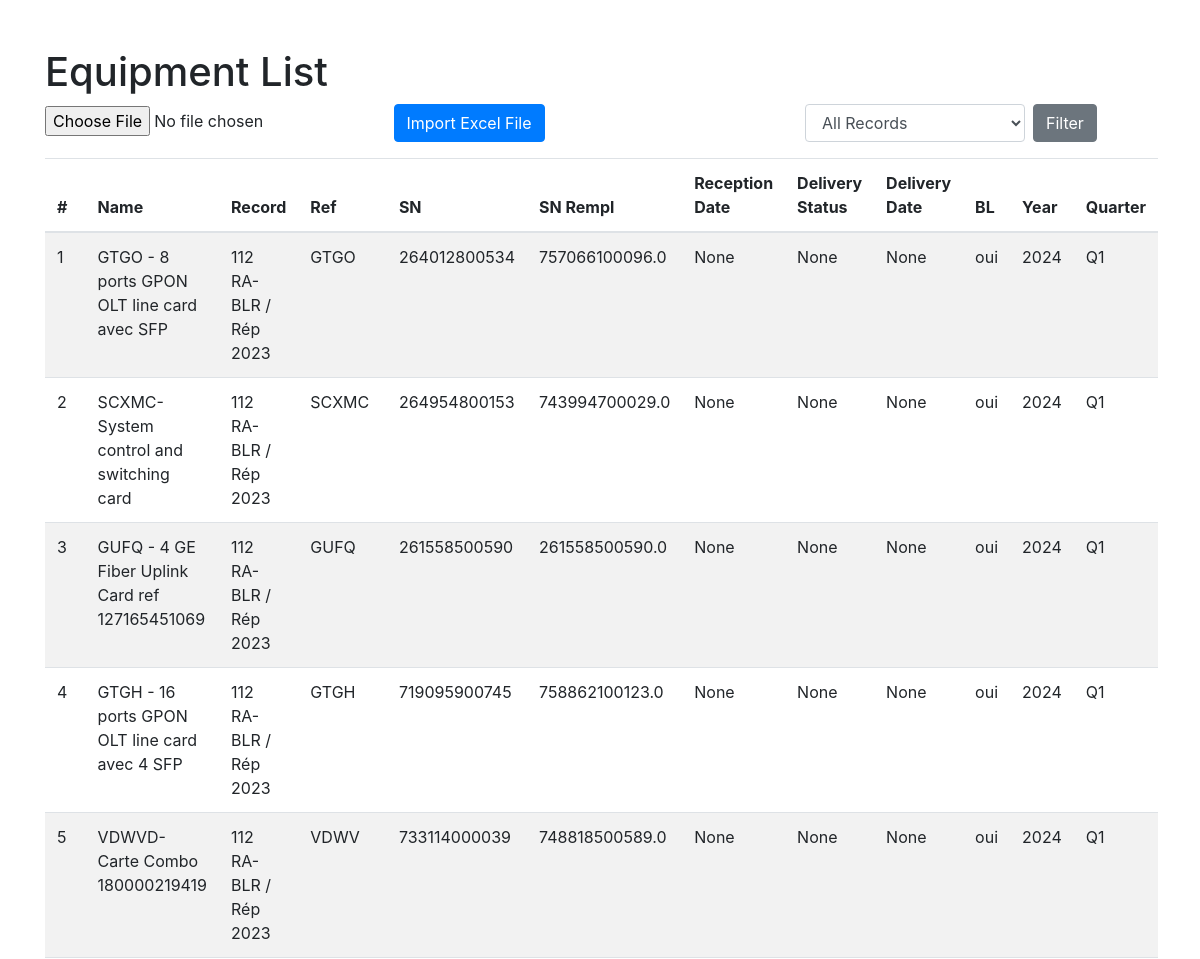
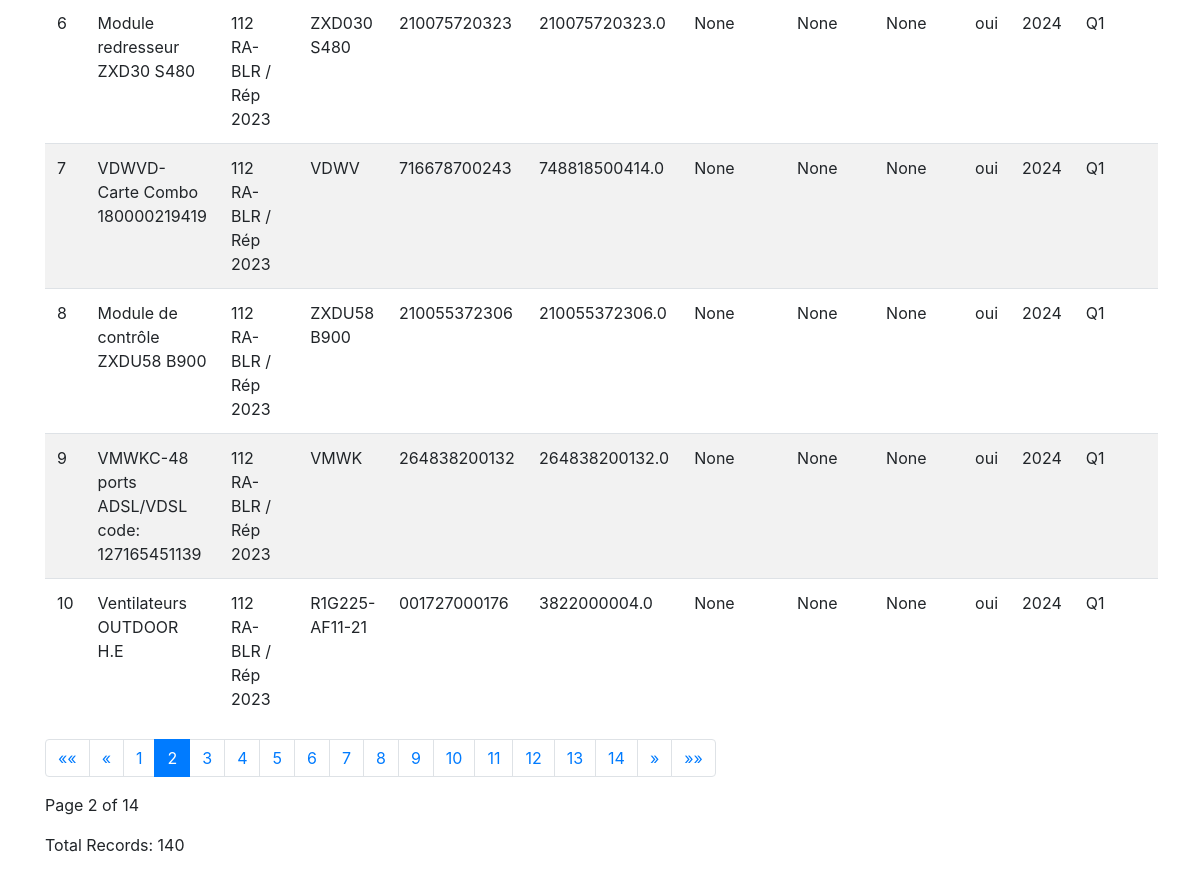
Screenshot of /inventory/equipments/?page=2 with the database file from the repository (2 pictures, top to bottom).
### inventory/models.py (models this page shows, shortened)
class Equipment(models.Model):
    record = models.ForeignKey(Record, related_name='equipment', on_delete=models.CASCADE)
    name = models.CharField(max_length=255)
    ref = models.CharField(max_length=255, blank=True, null=True)
    sn = models.CharField(max_length=255, blank=True, null=True)
    sn_rempl = models.CharField(max_length=255, blank=True, null=True)
    reception_date = models.DateField(blank=True, null=True)
    delivery_status = models.CharField(max_length=255, blank=True, null=True)
    delivery_date = models.DateField(blank=True, null=True)
    bl = models.CharField(max_length=255, blank=True, null=True)
    year = models.PositiveIntegerField(blank=True, null=True)
    quarter = models.CharField(max_length=2, blank=True, null=True)
    order_index = models.PositiveIntegerField()  # New field to store row order

class Record(models.Model):
    name = models.CharField(max_length=255)

### inventory/views.py (the view, shortened to what this page needs)
# urls.py: path('equipments/', views.equipment_list, name='equipment_list'),
def equipment_list(request):
    form = UploadFileForm()
    filter_record_id = request.GET.get('record')
    equipments = Equipment.objects.all()
    if filter_record_id:
        equipments = equipments.filter(record_id=filter_record_id)
    paginator = Paginator(equipments, 10)  # Show 10 equipments per page
    page_number = request.GET.get('page')
    page_obj = paginator.get_page(page_number)
    return render(request, 'inventory/equipment_list.html', {
        'equipments': page_obj,
        'form': form,
        'records': Record.objects.all(),  # Ensure records are available for filtering
        'filter_record_id': filter_record_id  # Current filter record ID
    })

### inventory/forms.py
class UploadFileForm(forms.Form):
    file = forms.FileField()

### inventory/templates/inventory/equipment_list.html (shortened to what this page needs)
{% load static %}
<!DOCTYPE html>
<html lang="en">
<head>
    <link href="https://stackpath.bootstrapcdn.com/bootstrap/4.5.2/css/bootstrap.min.css" rel="stylesheet">
</head>
<body>
<div class="container">
    <h1 class="mt-5">Equipment List</h1>
    <div class="row mb-3">
        <div class="col-md-8">
            <form method="post" enctype="multipart/form-data">
                {{ form.file }}
                <button type="submit" class="btn btn-primary">Import Excel File</button>
            </form>
        </div>
        <div class="col-md-4">
            <form method="get" class="form-inline">
                <div class="form-group mr-2">
                    <select name="record" id="record" class="form-control">
                        <option value="">All Records</option>
                    </select>
                </div>
                <button type="submit" class="btn btn-secondary">Filter</button>
            </form>
        </div>
    </div>
    <table class="table table-striped">
        <thead>
            <tr>
                <th>#</th>
                <th>Name</th>
                <th>Record</th>
                <th>Ref</th>
                <th>SN</th>
                <th>SN Rempl</th>
                <th>Reception Date</th>
                <th>Delivery Status</th>
                <th>Delivery Date</th>
                <th>BL</th>
                <th>Year</th>
                <th>Quarter</th>
            </tr>
        </thead>
        <tbody>
            {% for equipment in equipments %}
            <tr>
                <td>{{ forloop.counter }}</td>
                <td>{{ equipment.name }}</td>
                <td>{{ equipment.record.name }}</td>
                <td>{{ equipment.ref }}</td>
                <td>{{ equipment.sn }}</td>
                <td>{{ equipment.sn_rempl }}</td>
                <td>{{ equipment.reception_date }}</td>
                <td>{{ equipment.delivery_status }}</td>
                <td>{{ equipment.delivery_date }}</td>
                <td>{{ equipment.bl }}</td>
                <td>{{ equipment.year }}</td>
                <td>{{ equipment.quarter }}</td>
            </tr>
            {% endfor %}
        </tbody>
    </table>
    <nav aria-label="Page navigation">
        <ul class="pagination">
            {% if equipments.has_previous %}
                <li class="page-item">
                    <a class="page-link" href="?page=1{% if filter_record_id %}&record={{ filter_record_id }}{% endif %}" aria-label="First">
                        <span aria-hidden="true">&laquo;&laquo;</span>
                    </a>
                </li>
                <li class="page-item">
                    <a class="page-link" href="?page={{ equipments.previous_page_number }}{% if filter_record_id %}&record={{ filter_record_id }}{% endif %}" aria-label="Previous">
                        <span aria-hidden="true">&laquo;</span>
                    </a>
                </li>
            {% endif %}
            {% for num in equipments.paginator.page_range %}
                {% if equipments.number == num %}
                    <li class="page-item active" aria-current="page">
                        <span class="page-link">{{ num }}<span class="sr-only">(current)</span></span>
                    </li>
                {% else %}
                    <li class="page-item">
                        <a class="page-link" href="?page={{ num }}{% if filter_record_id %}&record={{ filter_record_id }}{% endif %}">{{ num }}</a>
                    </li>
                {% endif %}
            {% endfor %}
            {% if equipments.has_next %}
                <li class="page-item">
                    <a class="page-link" href="?page={{ equipments.next_page_number }}{% if filter_record_id %}&record={{ filter_record_id }}{% endif %}" aria-label="Next">
                        <span aria-hidden="true">&raquo;</span>
                    </a>
                </li>
                <li class="page-item">
                    <a class="page-link" href="?page={{ equipments.paginator.num_pages }}{% if filter_record_id %}&record={{ filter_record_id }}{% endif %}" aria-label="Last">
                        <span aria-hidden="true">&raquo;&raquo;</span>
                    </a>
                </li>
            {% endif %}
        </ul>
    </nav>
    <div class="mt-3">
        <p>Page {{ equipments.number }} of {{ equipments.paginator.num_pages }}</p>
        <p>Total Records: {{ equipments.paginator.count }}</p>
    </div>
</div>
</body>
</html>

### rows the page displays
Equipment: name "GTGO - 8 ports GPON OLT line card avec SFP", record.name "112 RA-BLR / Rép 2023", ref "GTGO", sn "264012800534", sn_rempl "757066100096.0", reception_date "None", delivery_status "None", delivery_date "None", bl "oui", year "2024", quarter "Q1"
Equipment: name "SCXMC-System control and switching card", record.name "112 RA-BLR / Rép 2023", ref "SCXMC", sn "264954800153", sn_rempl "743994700029.0", reception_date "None", delivery_status "None", delivery_date "None", bl "oui", year "2024", quarter "Q1"
Equipment: name "GUFQ - 4 GE Fiber Uplink Card ref 127165451069", record.name "112 RA-BLR / Rép 2023", ref "GUFQ", sn "261558500590", sn_rempl "261558500590.0", reception_date "None", delivery_status "None", delivery_date "None", bl "oui", year "2024", quarter "Q1"
Equipment: name "GTGH - 16 ports GPON OLT line card avec 4 SFP", record.name "112 RA-BLR / Rép 2023", ref "GTGH", sn "719095900745", sn_rempl "758862100123.0", reception_date "None", delivery_status "None", delivery_date "None", bl "oui", year "2024", quarter "Q1"
Equipment: name "VDWVD- Carte Combo 180000219419", record.name "112 RA-BLR / Rép 2023", ref "VDWV", sn "733114000039", sn_rempl "748818500589.0", reception_date "None", delivery_status "None", delivery_date "None", bl "oui", year "2024", quarter "Q1"
Equipment: name "Module redresseur ZXD30 S480", record.name "112 RA-BLR / Rép 2023", ref "ZXD030 S480", sn "210075720323", sn_rempl "210075720323.0", reception_date "None", delivery_status "None", delivery_date "None", bl "oui", year "2024", quarter "Q1"
Equipment: name "VDWVD- Carte Combo 180000219419", record.name "112 RA-BLR / Rép 2023", ref "VDWV", sn "716678700243", sn_rempl "748818500414.0", reception_date "None", delivery_status "None", delivery_date "None", bl "oui", year "2024", quarter "Q1"
Equipment: name "Module de contrôle ZXDU58 B900", record.name "112 RA-BLR / Rép 2023", ref "ZXDU58 B900", sn "210055372306", sn_rempl "210055372306.0", reception_date "None", delivery_status "None", delivery_date "None", bl "oui", year "2024", quarter "Q1"
Equipment: name "VMWKC-48 ports ADSL/VDSL code: 127165451139", record.name "112 RA-BLR / Rép 2023", ref "VMWK", sn "264838200132", sn_rempl "264838200132.0", reception_date "None", delivery_status "None", delivery_date "None", bl "oui", year "2024", quarter "Q1"
Equipment: name "Ventilateurs OUTDOOR H.E", record.name "112 RA-BLR / Rép 2023", ref "R1G225-AF11-21", sn "001727000176", sn_rempl "3822000004.0", reception_date "None", delivery_status "None", delivery_date "None", bl "oui", year "2024", quarter "Q1"

### other values shown
{{ num }} "1" "3" "4" "5" "6" "7" "8" "9" "10" "11" "12" "13" "14"
{{ num }} "2"
{{ equipments.number }} "2"
{{ equipments.paginator.num_pages }} "14"
{{ equipments.paginator.count }} "140"
